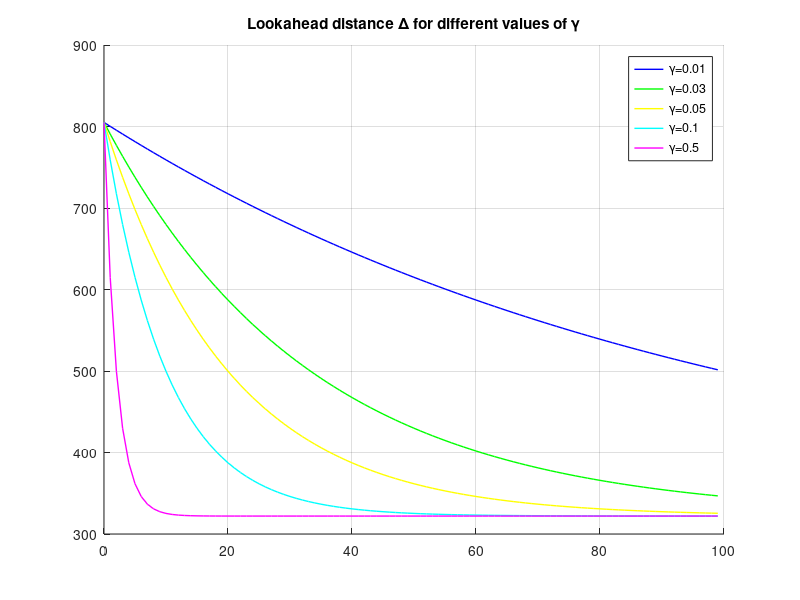

This chart was generated by the following MATLAB code: (Note: this script raises an error after producing the figure.)
clf;

L_oa = 161;
delta_max = 5 * L_oa;
delta_min = 2 * L_oa;
gamma1 = 0.01;
gamma2 = 0.03;
gamma3 = 0.05;
gamma4 = 0.1;
gamma5 = 0.5;

delta1 = zeros(1,100);
delta2 = zeros(1,100);
delta3 = zeros(1,100);
delta4 = zeros(1,100);
delta5 = zeros(1,100);

y_e = 0:99;

for i = y_e

    delta1(i+1) = (delta_max - delta_min) * exp(-gamma1 * abs(i)) + delta_min;
    delta2(i+1) = (delta_max - delta_min) * exp(-gamma2 * abs(i)) + delta_min;
    delta3(i+1) = (delta_max - delta_min) * exp(-gamma3 * abs(i)) + delta_min;
    delta4(i+1) = (delta_max - delta_min) * exp(-gamma4 * abs(i)) + delta_min;
    delta5(i+1) = (delta_max - delta_min) * exp(-gamma5 * abs(i)) + delta_min;
end

figure(1);
hold on;
grid on;
h1 = plot(y_e, delta1, 'LineWidth', 1, 'Color', 'b');
h2 = plot(y_e, delta2, 'LineWidth', 1, 'Color', 'g');
h3 = plot(y_e, delta3, 'LineWidth', 1, 'Color', 'y');
h4 = plot(y_e, delta4, 'LineWidth', 1, 'Color', 'c');
h5 = plot(y_e, delta5, 'LineWidth', 1, 'Color', 'm');
title('Lookahead distance \Delta for different values of \gamma')
lgd = legend([h1 h2 h3 h4 h5], {'\gamma=0.01','\gamma=0.03','\gamma=0.05','\gamma=0.1', '\gamma=0.5'});
lgd.AutoUpdate = 'off';
xlabel('y_e^p'); ylabel('\Delta')
yline(delta_min, '--r', 'Min \Delta', 'LineWidth', 1.5);
yline(delta_max, '--r', 'Max \Delta', 'LineWidth', 1.5);
ylim([delta_min-50, delta_max+50]);
